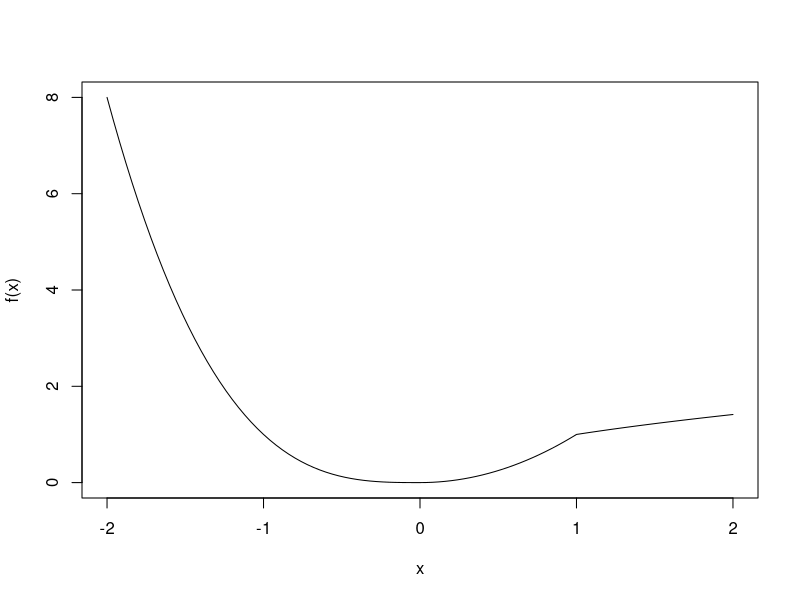

Recreate this plot in R.
## ---- chunk 1

knitr::opts_chunk$set(echo = TRUE)
## ---- chunk 2
# load packages 


sessionInfo()
## ---- chunk 3
f <- function(x){
  if(x <= 0) {
    -(x^3)
  }
  else if(x > 0 & x <= 1){
    x^2
  }
  else{
    sqrt(x)
  }
}

f <- Vectorize(f, vectorize.args = 'x')
curve(f(x), from = -2, to = 2)
